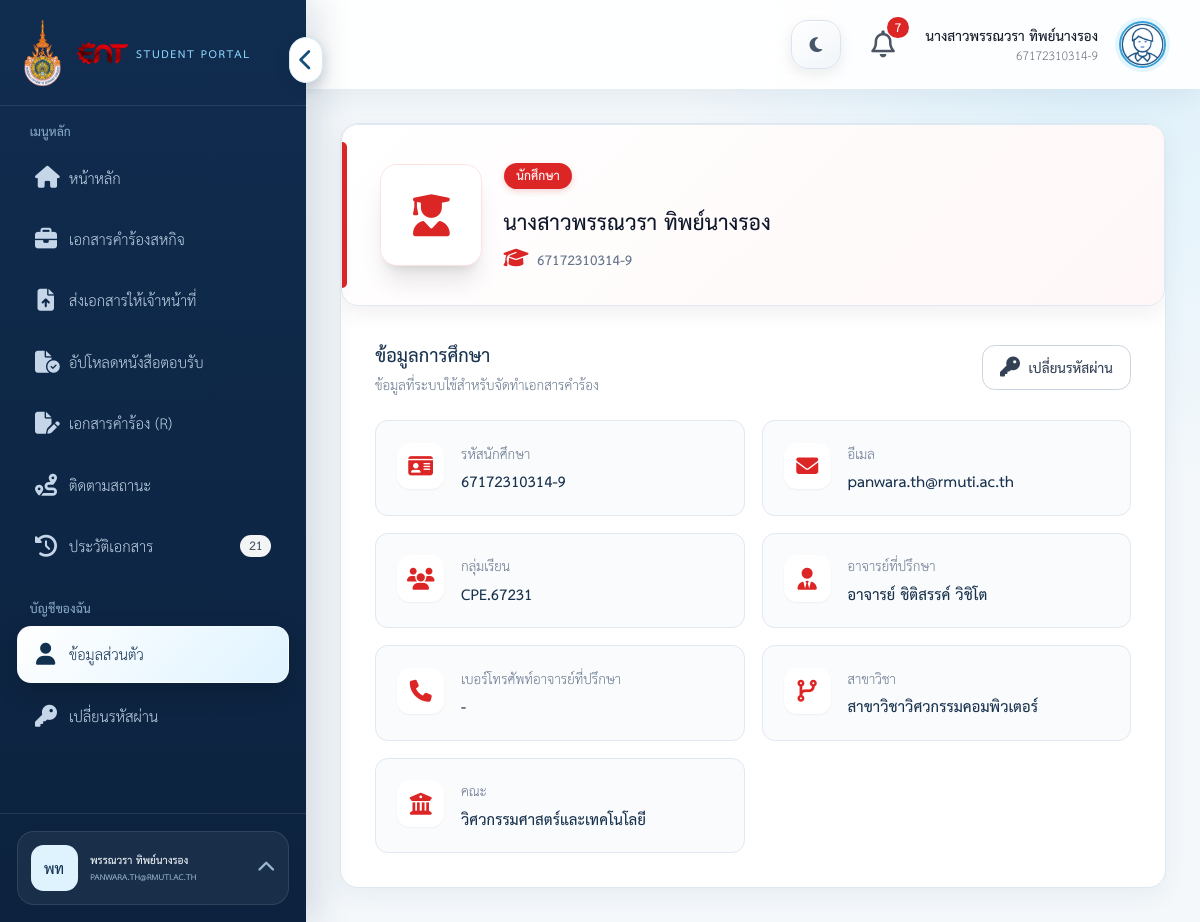
The app's page /student/profile.php (signed in) with its own data.
### tables this page shows
CREATE TABLE `student` (
  `student_id` int(11) NOT NULL AUTO_INCREMENT,
  `user_id` int(11) NOT NULL,
  `student_number` varchar(50) NOT NULL,
  `prefix_id` int(11) DEFAULT NULL,
  `firstname` varchar(100) NOT NULL,
  `lastname` varchar(100) NOT NULL,
  `group_id` int(11) DEFAULT NULL,
  PRIMARY KEY (`student_id`),
  UNIQUE KEY `user_id` (`user_id`),
  UNIQUE KEY `student_number` (`student_number`),
  KEY `fk_student_prefix` (`prefix_id`),
  KEY `fk_student_group` (`group_id`),
  CONSTRAINT `fk_student_group` FOREIGN KEY (`group_id`) REFERENCES `group_class` (`group_id`) ON DELETE SET NULL ON UPDATE CASCADE,
  CONSTRAINT `fk_student_prefix` FOREIGN KEY (`prefix_id`) REFERENCES `prefixes` (`prefix_id`) ON DELETE SET NULL ON UPDATE CASCADE,
  CONSTRAINT `fk_student_user` FOREIGN KEY (`user_id`) REFERENCES `users` (`user_id`) ON DELETE CASCADE ON UPDATE CASCADE
);

CREATE TABLE `users` (
  `user_id` int(11) NOT NULL AUTO_INCREMENT,
  `username` varchar(100) NOT NULL,
  `email` varchar(255) NOT NULL,
  `password` varchar(255) NOT NULL,
  `first_login` tinyint(1) NOT NULL DEFAULT 1,
  `status` enum('active','inactive','suspended') NOT NULL DEFAULT 'active',
  `active_session_token_hash` char(64) DEFAULT NULL,
  `active_session_at` datetime DEFAULT NULL,
  `created_at` timestamp NOT NULL DEFAULT current_timestamp(),
  PRIMARY KEY (`user_id`),
  UNIQUE KEY `username` (`username`),
  UNIQUE KEY `email` (`email`),
  KEY `idx_users_active_session` (`active_session_token_hash`)
);

### student/auth.php (called while the page is built, shortened)
<?php
require_once "../config/database.php";
$user_id = $_SESSION['user_id'];
$stmt = $pdo->prepare("
    SELECT
        s.firstname,
        s.lastname,
        s.student_number,
        u.email
    FROM student s
    INNER JOIN users u ON u.user_id = s.user_id
    WHERE s.user_id = ?
");
$stmt->execute([$user_id]);
$user = $stmt->fetch(PDO::FETCH_ASSOC);
?>

### helpers/notification_helper.php (called while the page is built, shortened)
<?php
function unreadNotificationCount(PDO $pdo, int $userId): int
{
    try {
        $stmt = $pdo->prepare('SELECT COUNT(*) FROM notifications WHERE recipient_user_id=? AND is_read=0');
        $stmt->execute([$userId]);
        return (int)$stmt->fetchColumn();
    } catch (Throwable $e) {
        return 0;
    }
}

### student/profile.php (the view, shortened to what this page needs)
<?php
require_once 'auth.php';
$stmt = $pdo->prepare('SELECT s.student_id,s.student_number,s.firstname,s.lastname,u.email,
        COALESCE(sp.prefix_short,sp.prefix_name,"") AS student_prefix,
        g.group_name,d.department_name,f.faculty_name,
        TRIM(CONCAT(
            CASE WHEN COALESCE(ap.prefix_short,ap.prefix_name,"") IN ("นาย","นาง","นางสาว")
                THEN "อาจารย์" ELSE COALESCE(ap.prefix_short,ap.prefix_name,"") END,
            CASE WHEN ae.employee_id IS NOT NULL THEN " " ELSE "" END,
            ae.firstname," ",ae.lastname
	        )) AS advisor_name,
	        ae.phone AS advisor_phone
    FROM student s
    LEFT JOIN prefixes sp ON sp.prefix_id=s.prefix_id
    LEFT JOIN group_class g ON g.group_id=s.group_id
    LEFT JOIN department d ON d.department_id=g.department_id
    LEFT JOIN faculty f ON f.faculty_id=d.faculty_id
    LEFT JOIN users u ON u.user_id=s.user_id
    LEFT JOIN employee ae ON ae.employee_id=g.advisor_employee_id
    LEFT JOIN prefixes ap ON ap.prefix_id=ae.prefix_id
    WHERE s.user_id=? LIMIT 1');
$stmt->execute([$_SESSION['user_id']]);
$student = $stmt->fetch(PDO::FETCH_ASSOC);
$studentName = trim(($student['student_prefix'] ?? '').$student['firstname'].' '.$student['lastname']);
$countStmt = $pdo->prepare('SELECT COUNT(*) AS total,SUM(document_status IN ("submitted","in_review","approved")) AS submitted FROM documents WHERE student_id=?');
$countStmt->execute([$student['student_id']]);
$counts = $countStmt->fetch(PDO::FETCH_ASSOC) ?: [];
$student_document_count = (int) ($counts['total'] ?? 0);
$profileItems = [
    ['fa-id-card', 'รหัสนักศึกษา', $student['student_number'] ?: '-'],
    ['fa-envelope', 'อีเมล', $student['email'] ?: '-'],
    ['fa-users', 'กลุ่มเรียน', $student['group_name'] ?: '-'],
	    ['fa-user-tie', 'อาจารย์ที่ปรึกษา', $student['advisor_name'] ?: 'ยังไม่ได้กำหนดอาจารย์ที่ปรึกษา'],
	    ['fa-phone', 'เบอร์โทรศัพท์อาจารย์ที่ปรึกษา', $student['advisor_phone'] ?: '-'],
    ['fa-code-branch', 'สาขาวิชา', $student['department_name'] ?: '-'],
    ['fa-building-columns', 'คณะ', $student['faculty_name'] ?: '-'],
];
?>
<!doctype html>
<html lang="th">
<head>
    <script src="https://cdn.tailwindcss.com"></script>
    <link rel="stylesheet" href="https://cdnjs.cloudflare.com/ajax/libs/font-awesome/6.7.2/css/all.min.css">
</head>
<body class="min-h-screen bg-slate-100 text-slate-900">
<?php include 'sidebar.php'; ?>
<div class="min-h-screen lg:ml-72">
    <?php include 'navbar.php'; ?>
    <main class="p-4 sm:p-6 lg:p-8">
        <div class="mx-auto max-w-6xl">
            <section class="overflow-hidden rounded-2xl border border-slate-200 bg-white shadow-sm">
                <div class="profile-hero relative overflow-hidden bg-slate-950 px-6 py-8 text-white sm:px-9">
                    <div class="relative flex flex-col items-center gap-5 text-center sm:flex-row sm:text-left">
                        <div class="flex h-24 w-24 shrink-0 items-center justify-center rounded-2xl border border-red-100 bg-white shadow-xl">
                            <i class="fa-solid fa-user-graduate text-4xl text-red-600"></i>
                        </div>
                        <div class="min-w-0">
                            <span class="profile-role inline-flex rounded-full px-3 py-1 text-xs font-semibold">นักศึกษา</span>
                            <h2 class="mt-3 break-words text-2xl font-bold sm:text-3xl"><?= htmlspecialchars($studentName) ?></h2>
                            <p class="profile-student-number mt-2 text-sm"><i class="fa-solid fa-graduation-cap mr-2"></i><?= htmlspecialchars($student['student_number'] ?: '-') ?></p>
                        </div>
                    </div>
                </div>
                <div class="p-5 sm:p-8">
                    <div class="mb-6 flex flex-wrap items-center justify-between gap-3">
                        <div><h3 class="text-xl font-bold">ข้อมูลการศึกษา</h3><p class="mt-1 text-sm text-slate-500">ข้อมูลที่ระบบใช้สำหรับจัดทำเอกสารคำร้อง</p></div>
                        <a href="../auth/change_password.php" class="inline-flex items-center gap-2 rounded-xl border border-slate-300 bg-white px-4 py-2.5 text-sm font-semibold text-slate-700 transition hover:border-red-300 hover:bg-red-50 hover:text-red-700"><i class="fa-solid fa-key"></i>เปลี่ยนรหัสผ่าน</a>
                    </div>
                    <div class="grid gap-4 md:grid-cols-2">
                        <?php foreach ($profileItems as [$icon, $label, $value]): ?>
                        <article class="rounded-xl border border-slate-200 bg-slate-50/70 p-5 transition hover:border-red-200 hover:bg-red-50/40">
                            <div class="flex items-start gap-4">
                                <span class="inline-flex h-11 w-11 shrink-0 items-center justify-center rounded-xl bg-white text-red-600 shadow-sm"><i class="fa-solid <?= htmlspecialchars($icon) ?>"></i></span>
                                <div class="min-w-0"><p class="text-sm text-slate-500"><?= htmlspecialchars($label) ?></p><p class="mt-1 break-words font-semibold leading-6"><?= htmlspecialchars($value) ?></p></div>
                            </div>
                        </article>
                        <?php endforeach; ?>
                    </div>
                </div>
            </section>
        </div>
    </main>
</div>
</body>
</html>

### student/sidebar.php (shortened to what this page needs)
<?php
require_once __DIR__ . '/../helpers/theme_helper.php';
$studentCurrentPage = basename($_SERVER['PHP_SELF']);
$studentMenuClass = static function (array $pages) use ($studentCurrentPage): string {
    return in_array($studentCurrentPage, $pages, true)
        ? 'bg-red-600 text-white shadow-sm'
        : 'text-gray-600 hover:bg-red-50 hover:text-red-700';
};
$studentSidebarUser = is_array($user ?? null) ? $user : [];
$studentSidebarName = trim((string) ($studentSidebarUser['firstname'] ?? '') . ' ' . (string) ($studentSidebarUser['lastname'] ?? ''));
$studentSidebarEmail = (string) ($studentSidebarUser['email'] ?? '');
$studentSidebarInitials = function_exists('mb_substr')
    ? mb_substr((string) ($studentSidebarUser['firstname'] ?? 'นศ'), 0, 1, 'UTF-8') . mb_substr((string) ($studentSidebarUser['lastname'] ?? ''), 0, 1, 'UTF-8')
    : 'นศ';
?>
<link rel="stylesheet" href="/Project/assets/css/student.css?v=20261108-5">
<link rel="stylesheet" href="/Project/assets/css/responsive.css?v=20261107-1">
<link rel="stylesheet" href="/Project/assets/css/app-ui.css?v=20260918-1">
<aside id="student-sidebar" class="fixed inset-y-0 left-0 z-40 flex w-72 -translate-x-full flex-col border-r border-gray-200 bg-white transition-transform duration-200 lg:translate-x-0">
    <div class="student-sidebar-brand relative flex h-20 items-center gap-1 border-b px-4">
        <img src="../assets/images/rmuti-university-seal.png" alt="ตรามหาวิทยาลัยเทคโนโลยีราชมงคลอีสาน" class="student-university-seal h-16 w-12 shrink-0 object-contain">
        <img src="../assets/images/logo-transparent.png" alt="คณะวิศวกรรมศาสตร์และเทคโนโลยี" class="student-faculty-logo h-10 w-14 shrink-0 object-contain">
        <div class="student-sidebar-label min-w-0"><p class="student-portal-badge">STUDENT PORTAL</p></div>
        <button id="student-sidebar-collapse" type="button" class="student-sidebar-collapse hidden h-8 w-8 items-center justify-center rounded-full lg:inline-flex" title="ย่อแถบเมนู" aria-label="ย่อแถบเมนู" aria-expanded="true"><i class="fa-solid fa-chevron-left"></i></button>
    </div>
    <nav class="flex-1 overflow-y-auto p-4" aria-label="เมนูนักศึกษา">
        <p class="mb-2 px-3 text-xs font-semibold uppercase text-gray-400">เมนูหลัก</p>
        <a href="dashboard.php" title="หน้าหลัก" class="<?= $studentMenuClass(['dashboard.php']) ?> mb-1 flex items-center gap-3 rounded-lg px-4 py-3 transition"><i class="fa-solid fa-house w-5 text-center"></i><span>หน้าหลัก</span></a>
        <a href="internship.php" title="เอกสารคำร้องสหกิจ" class="<?= $studentMenuClass(['internship.php','internship_form.php','save_internship.php']) ?> mb-1 flex items-center gap-3 rounded-lg px-4 py-3 transition"><i class="fa-solid fa-briefcase w-5 text-center"></i><span>เอกสารคำร้องสหกิจ</span></a>
        <a href="internship_submissions.php" title="ส่งเอกสารให้เจ้าหน้าที่" class="<?= $studentMenuClass(['internship_submissions.php']) ?> mb-1 flex items-center gap-3 rounded-lg px-4 py-3 transition"><i class="fa-solid fa-file-arrow-up w-5 text-center"></i><span>ส่งเอกสารให้เจ้าหน้าที่</span></a>
        <a href="response_letter.php" title="อัปโหลดหนังสือตอบรับ" class="<?= $studentMenuClass(['response_letter.php','upload_response_letter.php']) ?> mb-1 flex items-center gap-3 rounded-lg px-4 py-3 transition"><i class="fa-solid fa-file-circle-check w-5 text-center"></i><span>อัปโหลดหนังสือตอบรับ</span></a>
        <a href="documents.php" title="เอกสารคำร้อง (R)" class="<?= $studentMenuClass(['documents.php','document_create.php','document_form.php']) ?> mb-1 flex items-center gap-3 rounded-lg px-4 py-3 transition"><i class="fa-solid fa-file-pen w-5 text-center"></i><span>เอกสารคำร้อง (R)</span></a>
        <a href="tracking.php" title="ติดตามสถานะ" class="<?= $studentMenuClass(['tracking.php','document_status.php']) ?> mb-1 flex items-center gap-3 rounded-lg px-4 py-3 transition"><i class="fa-solid fa-route w-5 text-center"></i><span>ติดตามสถานะ</span></a>
        <a href="history.php" title="ประวัติเอกสาร" class="<?= $studentMenuClass(['history.php']) ?> mb-1 flex items-center gap-3 rounded-lg px-4 py-3 transition"><i class="fa-solid fa-clock-rotate-left w-5 text-center"></i><span>ประวัติเอกสาร</span><?php if (($student_document_count ?? 0) > 0): ?><span class="student-menu-count ml-auto min-w-6 rounded-full bg-gray-100 px-2 py-0.5 text-center text-xs font-bold text-gray-600"><?= (int) $student_document_count ?></span><?php endif; ?></a>
        <p class="mb-2 mt-6 px-3 text-xs font-semibold uppercase text-gray-400">บัญชีของฉัน</p>
        <a href="profile.php" title="ข้อมูลส่วนตัว" class="<?= $studentMenuClass(['profile.php']) ?> mb-1 flex items-center gap-3 rounded-lg px-4 py-3 transition"><i class="fa-solid fa-user w-5 text-center"></i><span>ข้อมูลส่วนตัว</span></a>
        <a href="../auth/change_password.php" title="เปลี่ยนรหัสผ่าน" class="flex items-center gap-3 rounded-lg px-4 py-3 text-gray-600 transition hover:bg-red-50 hover:text-red-700"><i class="fa-solid fa-key w-5 text-center"></i><span>เปลี่ยนรหัสผ่าน</span></a>
    </nav>
    <div class="student-sidebar-footer border-t p-4">
        <div class="student-account relative">
            <button id="student-account-toggle" type="button" class="student-account-toggle flex w-full items-center gap-3 rounded-2xl px-3 py-3 text-left" aria-expanded="false" aria-controls="student-account-menu">
                <span class="student-account-avatar inline-flex h-11 w-11 shrink-0 items-center justify-center rounded-xl font-extrabold"><?= htmlspecialchars($studentSidebarInitials) ?></span>
                <span class="student-account-summary min-w-0 flex-1"><strong class="student-account-name block truncate"><?= htmlspecialchars($studentSidebarName ?: 'นักศึกษา') ?></strong><span class="student-account-email block truncate"><?= htmlspecialchars($studentSidebarEmail ?: ($studentSidebarUser['student_number'] ?? '-')) ?></span></span>
                <i class="student-account-chevron fa-solid fa-chevron-up text-xs" aria-hidden="true"></i>
            </button>
        </div>
    </div>
</aside>

### student/navbar.php (shortened to what this page needs)
<?php
$navStudent=$student ?? [];
require_once __DIR__.'/../helpers/notification_helper.php';
$unread_notification_count=unreadNotificationCount($pdo,(int)($_SESSION['user_id']??0));
?>
<header class="student-navbar sticky top-0 z-20 flex h-20 items-center justify-between border-b border-gray-200 bg-white px-4 shadow-sm sm:px-6 lg:px-8">
    <div class="flex items-center gap-3 sm:gap-5">
        <?php require_once __DIR__.'/../helpers/theme_helper.php'; renderThemeToggle(); ?>
        <div class="relative" data-notification-menu>
            <button type="button" data-notification-toggle aria-expanded="false" aria-controls="student-notification-popover" class="relative inline-flex h-10 w-10 items-center justify-center rounded-lg text-gray-600 transition hover:bg-red-50 hover:text-red-700" title="การแจ้งเตือน"><i class="fa-regular fa-bell text-xl"></i><?php if ($unread_notification_count > 0): ?><span class="absolute -right-1 -top-1 min-w-5 rounded-full bg-red-600 px-1 text-center text-xs font-bold leading-5 text-white"><?= (int)$unread_notification_count ?></span><?php endif; ?></button>
        </div>
        <div class="hidden text-right sm:block"><p class="text-sm font-bold text-gray-900"><?= htmlspecialchars(trim(($navStudent['student_prefix'] ?? '').($navStudent['firstname'] ?? '').' '.($navStudent['lastname'] ?? ''))) ?: '-' ?></p><p class="text-xs text-gray-500"><?= htmlspecialchars($navStudent['student_number'] ?? '-') ?></p></div>
        <a href="profile.php"><img src="../assets/images/welcome.png" alt="โปรไฟล์" class="student-profile-image h-11 w-11 rounded-full border-2 border-red-500 object-cover"></a>
    </div>
</header>
<link rel="stylesheet" href="/Project/assets/css/status-badges.css?v=20260815-2">

### records on screen
student: studentSidebarInitials "พท", firstname+lastname "พรรณวรา ทิพย์นางรอง", user.email "PANWARA.TH@RMUTI.AC.TH", student_number "67172310314-9"

### other values on screen
$student_document_count "21"
$unread_notification_count "7"
$studentName "นางสาวพรรณวรา ทิพย์นางรอง"
$label "รหัสนักศึกษา"
$value "67172310314-9"
$label "อีเมล"
$value "panwara.th@rmuti.ac.th"
$label "กลุ่มเรียน"
$value "CPE.67231"
$label "อาจารย์ที่ปรึกษา"
$value "อาจารย์ ชิติสรรค์ วิชิโต"
$label "เบอร์โทรศัพท์อาจารย์ที่ปรึกษา"
$value "-"
$label "สาขาวิชา"
$value "สาขาวิชาวิศวกรรมคอมพิวเตอร์"
